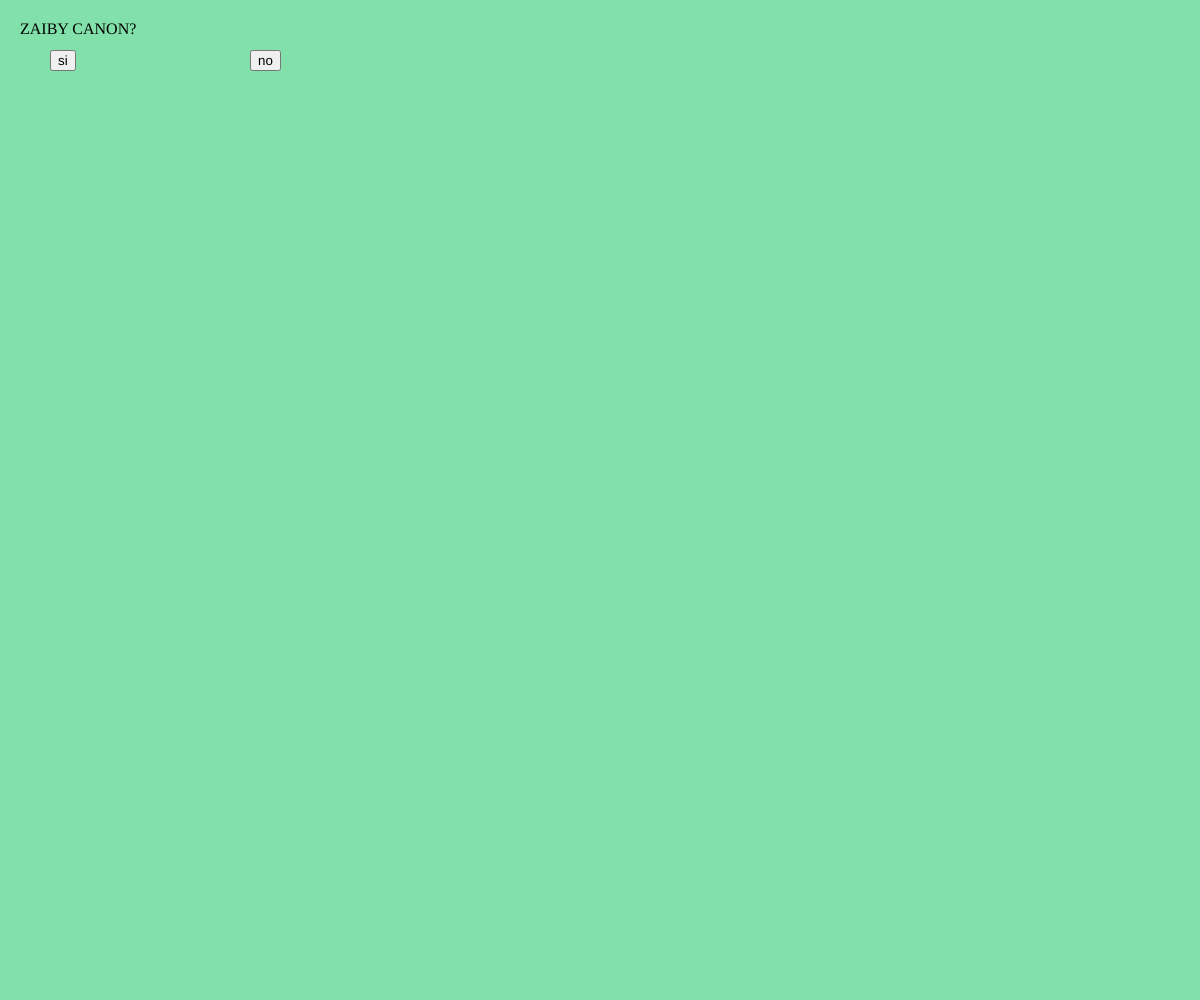
Frame 1 (no input)
Frame 60 (no input): identical to frame 1, image omitted
Frame 120 (the mouse pressed at the canvas centre since frame 60): identical to frame 1, image omitted

The p5.js sketch that drew this single still picture (run headless with seeded random() and noise() and a simulated clock; from frame 60 on, the mouse is pressed at the canvas centre):

// p5.js sketch
// ── sketch.js
let buttonYes, buttonNo;
let x, y;
let titleDiv; // variable para almacenar el elemento div del título

function setup() {
  createCanvas(windowWidth, windowHeight); //ajustar canvas al tamaño de la ventana del navegador
  background("#82E0AA");

  // crear título
  titleDiv = createDiv('ZAIBY CANON?');
  titleDiv.position(20, 20); // ajustar posición del título

  // crear botones
  buttonYes = createButton('si');
  buttonYes.position(50, 50);
  buttonYes.mousePressed(showMessage); // llamar a la función showMessage cuando se presiona el botón "si"

  buttonNo = createButton('no');
  buttonNo.position(250, 50);
  buttonNo.mousePressed(moveButton);

  // obtener posicion inicial del boton "no"
  x = buttonNo.x;
  y = buttonNo.y;
}

function draw() {
  // no es necesario dibujar nada en este sketch
}

function showMessage() {
  alert("ZAIBY CANON <3"); // mostrar alerta cuando se presiona el botón "si"
}

function moveButton() {
  // mover boton "no" a una posicion aleatoria
  let newX = random(width - buttonNo.width);
  let newY = random(height - buttonNo.height);
  buttonNo.position(newX, newY);

  // si el boton "no" se superpone con el boton "si", moverlo
  if (dist(buttonNo.x, buttonNo.y, buttonYes.x, buttonYes.y) < 50) {
    moveButton();
  }
}
